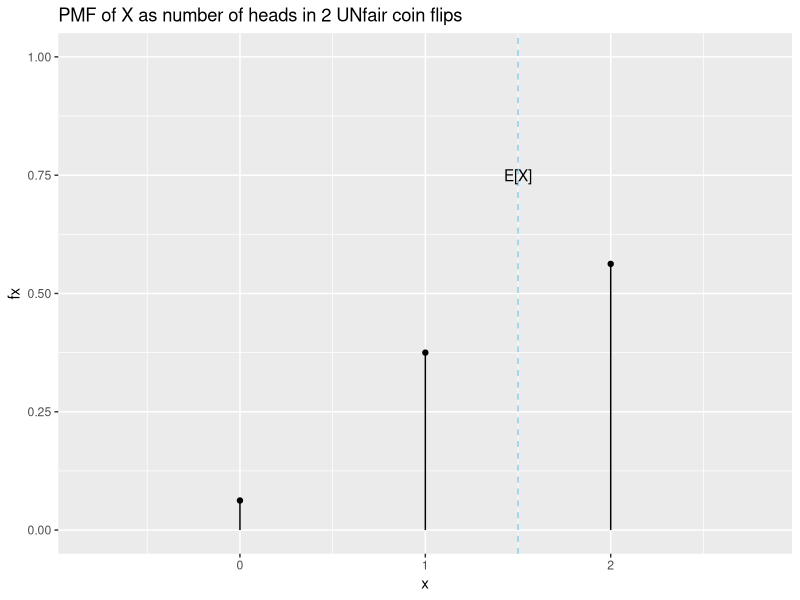
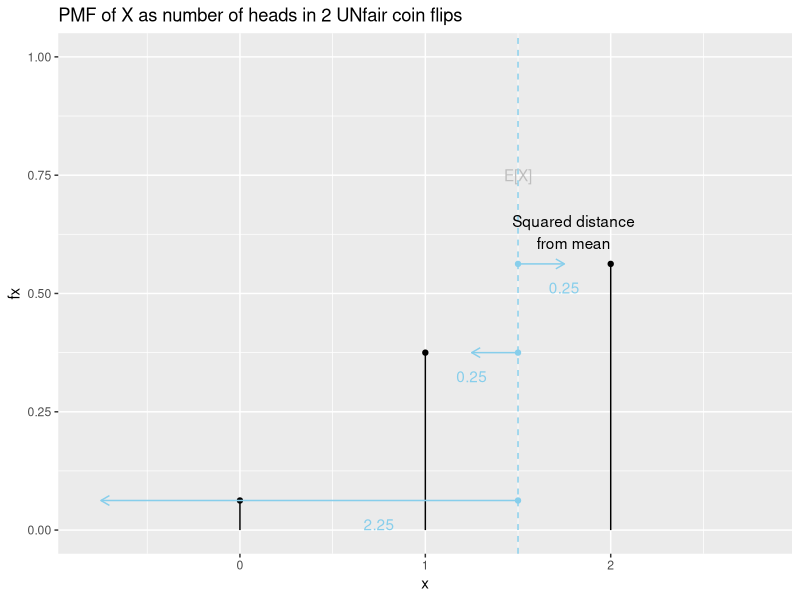
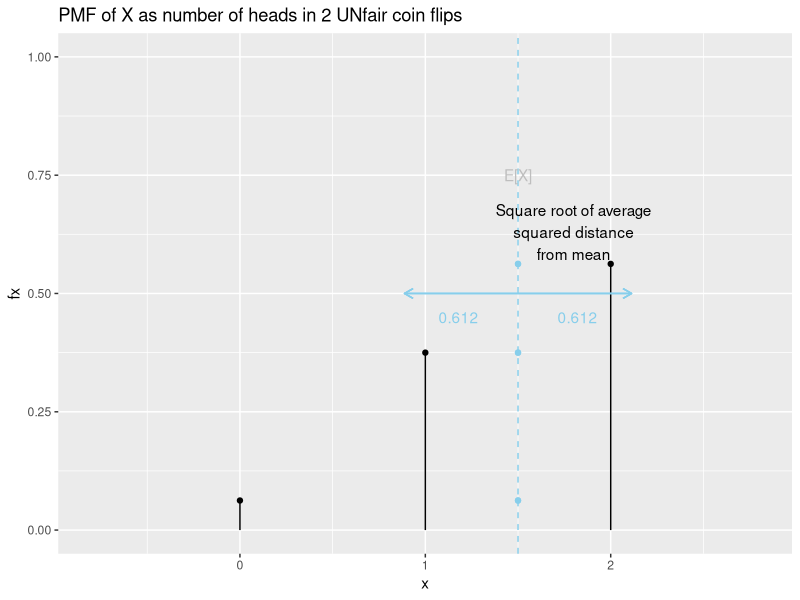
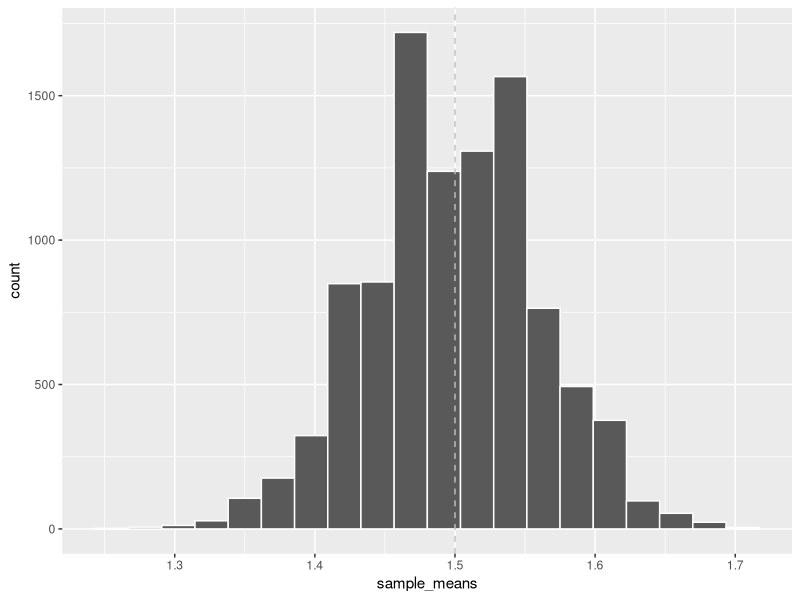
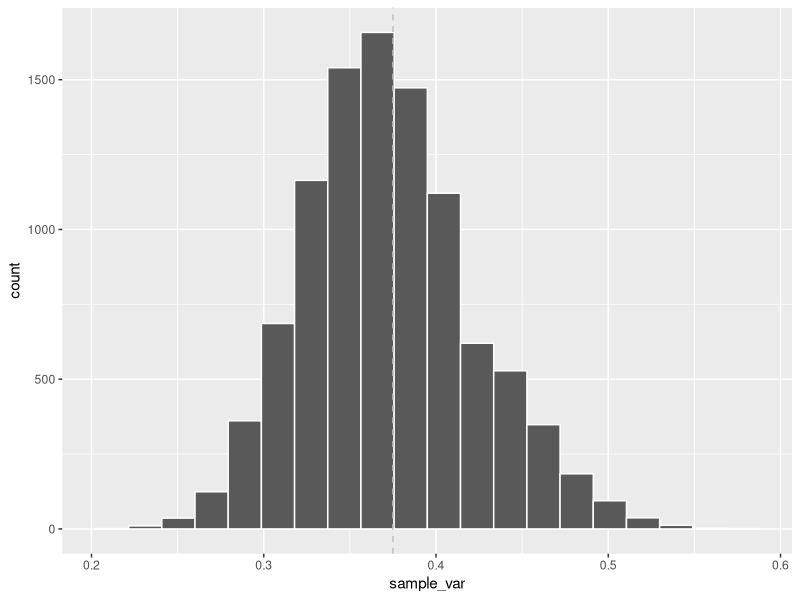
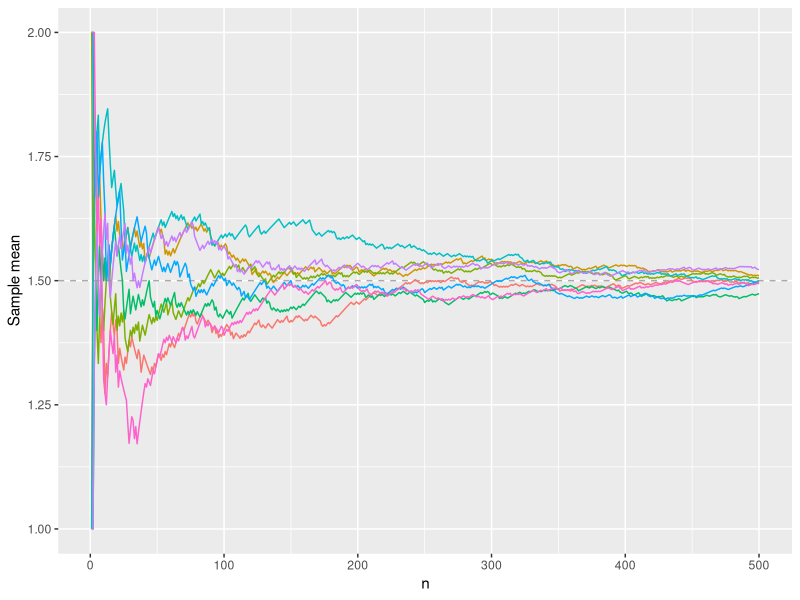

R code for these plots, in order:
## ---- chunk 1
library(tidyverse)
set.seed(60637)
options(width = 60)
## ---- chunk 2
plotdata <- tibble(
  x = c(0, 1, 2),
  xend = c(1, 2, 3),
  fx = c(1/16, 3/8, 9/16),
  Fx = cumsum(fx)
)

# Expected value
Ex <- sum(plotdata$x*plotdata$fx)

ggplot(plotdata, aes(x = x, y = fx)) +
  geom_point() +
  coord_cartesian(xlim = c(-0.8, 2.8),
                  ylim = c(0,1)) +
  geom_segment(aes(x = x, y = c(0,0,0), xend = x, yend = fx)) +  
  geom_vline(xintercept = 1.5, lty = 'dashed', color = 'skyblue') +
  annotate(geom="text", x=1.5, y=0.75, label="E[X]") +
  ggtitle('PMF of X as number of heads in 2 UNfair coin flips')
## ---- chunk 3

ggplot(plotdata, aes(x = x, y = fx)) +
  geom_point() +
  coord_cartesian(xlim = c(-0.8, 2.8),
                  ylim = c(0,1)) +
  geom_segment(aes(x = x, y = c(0,0,0), xend = x, yend = fx)) +  
  geom_vline(xintercept = Ex, lty = 'dashed', color = 'skyblue') +
  annotate(geom="text", x=Ex, y=0.75, label="E[X]", color = 'grey') +
  geom_segment(aes(x = Ex, xend = Ex+sign(x-Ex)*(x-Ex)^2, y = fx, yend = fx), 
               arrow = arrow(length = unit(0.25, "cm")), color = 'skyblue') +
  geom_point(aes(x = Ex, y = fx), color = 'skyblue') +
  annotate(geom="text", x=1.8, y=0.63, label="Squared distance\nfrom mean") +
  annotate(geom="text", x=(plotdata$x+Ex)/2, y=(plotdata$fx-0.05), label=(plotdata$x-Ex)^2, color = 'skyblue') +
  ggtitle('PMF of X as number of heads in 2 UNfair coin flips')
## ---- chunk 4

sdx <- sqrt(sum((plotdata$x-Ex)^2 *plotdata$fx))

ggplot(plotdata, aes(x = x, y = fx)) +
  geom_point() +
  coord_cartesian(xlim = c(-0.8, 2.8),
                  ylim = c(0,1)) +
  geom_segment(aes(x = x, y = c(0,0,0), xend = x, yend = fx)) +  
  geom_vline(xintercept = Ex, lty = 'dashed', color = 'skyblue') +
  annotate(geom="text", x=Ex, y=0.75, label="E[X]", color = 'grey') +
  geom_segment(aes(x = Ex, xend = Ex-sdx, y = 0.5, yend = 0.5), 
               arrow = arrow(length = unit(0.25, "cm")), color = 'skyblue') +
  geom_point(aes(x = Ex, y = fx), color = 'skyblue') +
  geom_segment(aes(x = Ex, xend = Ex+sdx, y = 0.5, yend = 0.5), 
               arrow = arrow(length = unit(0.25, "cm")), color = 'skyblue') +
  geom_point(aes(x = Ex, y = fx), color = 'skyblue') +
  annotate(geom="text", x=1.8, y=0.63, label="Square root of average\nsquared distance\nfrom mean") +
  annotate(geom="text", x=(Ex+c(-1.05,1.05)*round(sdx, 3)/2), y=0.45, 
           label=round(sdx, 3), color = 'skyblue') +
  ggtitle('PMF of X as number of heads in 2 UNfair coin flips')
## ---- chunk 5
n <- 1000
X <- c(0, 1, 2)
probs <- c(1/16, 3/8, 9/16)
x_observed <- sample(X, prob = probs, replace = TRUE, size = n)

head(x_observed)
## ---- chunk 6
mean(x_observed)
## ---- chunk 7
var(x_observed)
sd(x_observed)
## ---- chunk 8
x_observed <- sample(X, prob = probs, replace = TRUE, size = n)

mean(x_observed)
var(x_observed)
sd(x_observed)
## ---- chunk 9
n <- 100
x_observed <- sample(X, prob = probs, replace = TRUE, size = n)

head(x_observed)
## ---- chunk 10
mean(x_observed)
## ---- chunk 11

n_iter <- 10000

x_list <- map(1:n_iter, ~ sample(X, prob = probs, replace = TRUE, 
                                 size = n))

head(x_list, 2)
## ---- chunk 12

sample_means <- map(x_list, mean)
head(sample_means)
## ---- chunk 13

df_sm <- tibble(sample_means = unlist(sample_means))
df_sm
## ---- chunk 14
ggplot(df_sm, aes(x = sample_means)) +
  geom_histogram(bins = 20, position = 'identity', color = 'white') +
  geom_vline(xintercept = Ex, color = 'grey', lty = 'dashed')

## ---- chunk 15
sample_var <- map(x_list, var)
df_sv <- tibble(sample_var = unlist(sample_var))

ggplot(df_sv, aes(x = sample_var)) +
  geom_histogram(bins = 20, position = 'identity', color = 'white') +
  geom_vline(xintercept = sdx^2, color = 'grey', lty = 'dashed')
## ---- chunk 16
head(x_observed)
## ---- chunk 17
var(x_observed)
## ---- chunk 18

mean( (x_observed - mean(x_observed) )^2)*n/(n-1)

## ---- chunk 19
var(unlist(sample_means))
## ---- chunk 20
n <- 500
x_list <- map(1:8, ~ sample(X, prob = probs, replace = TRUE, 
                                 size = n))

x_mat <- as_tibble(x_list, .name_repair = 'unique')

new_mat <- x_mat %>% 
  mutate(across(everything(), ~ cumsum(.x)/seq_along(.x)),
         n = 1:n) %>% 
  pivot_longer(cols = starts_with('..'),
               values_to = "Sample mean")

ggplot(new_mat, aes(x = n, y = `Sample mean`, col = name)) +
  geom_hline(yintercept = Ex, color = 'darkgrey', lty = 'dashed') +
  geom_line() +
  theme(legend.position = 'none')
  

